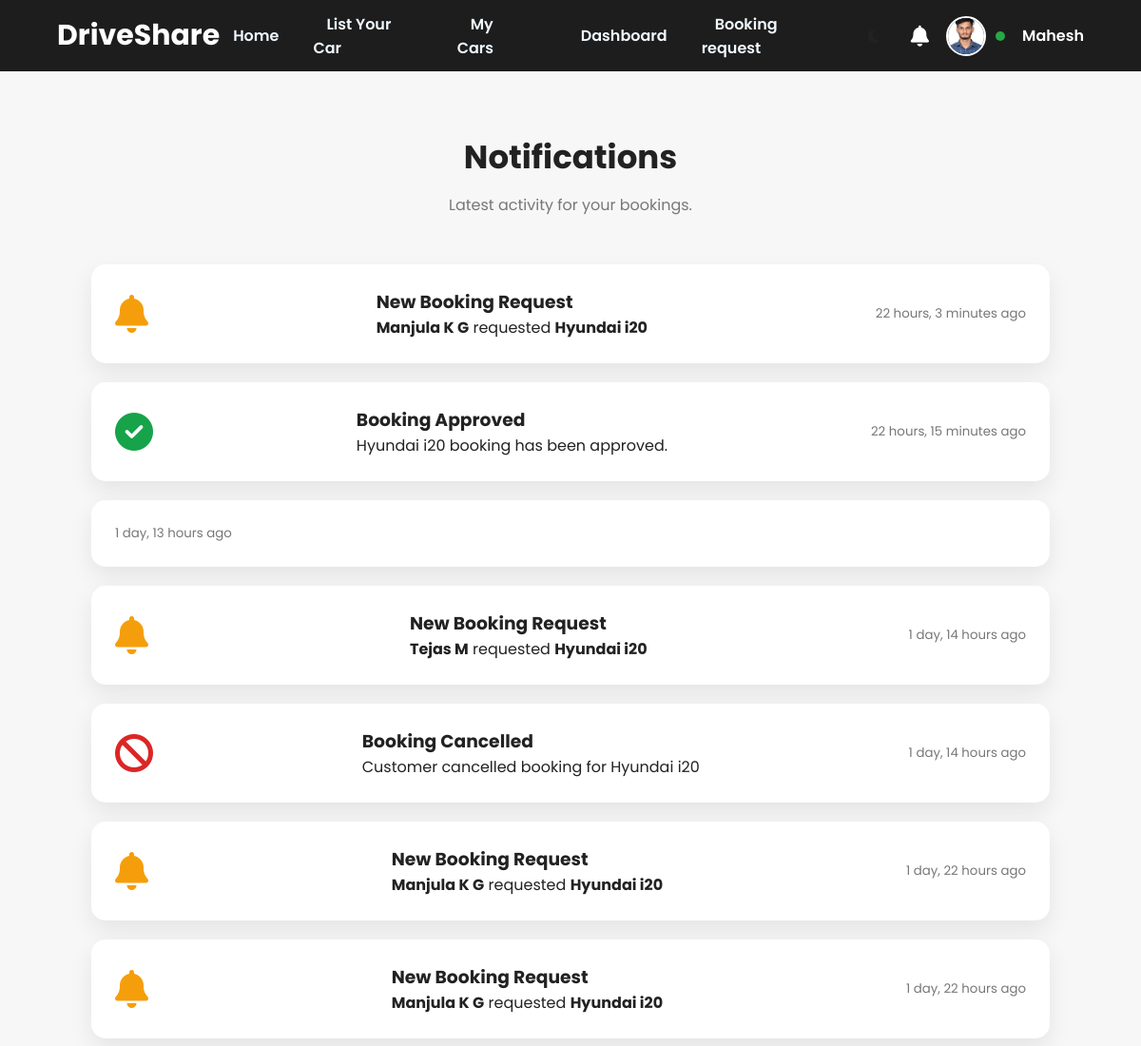
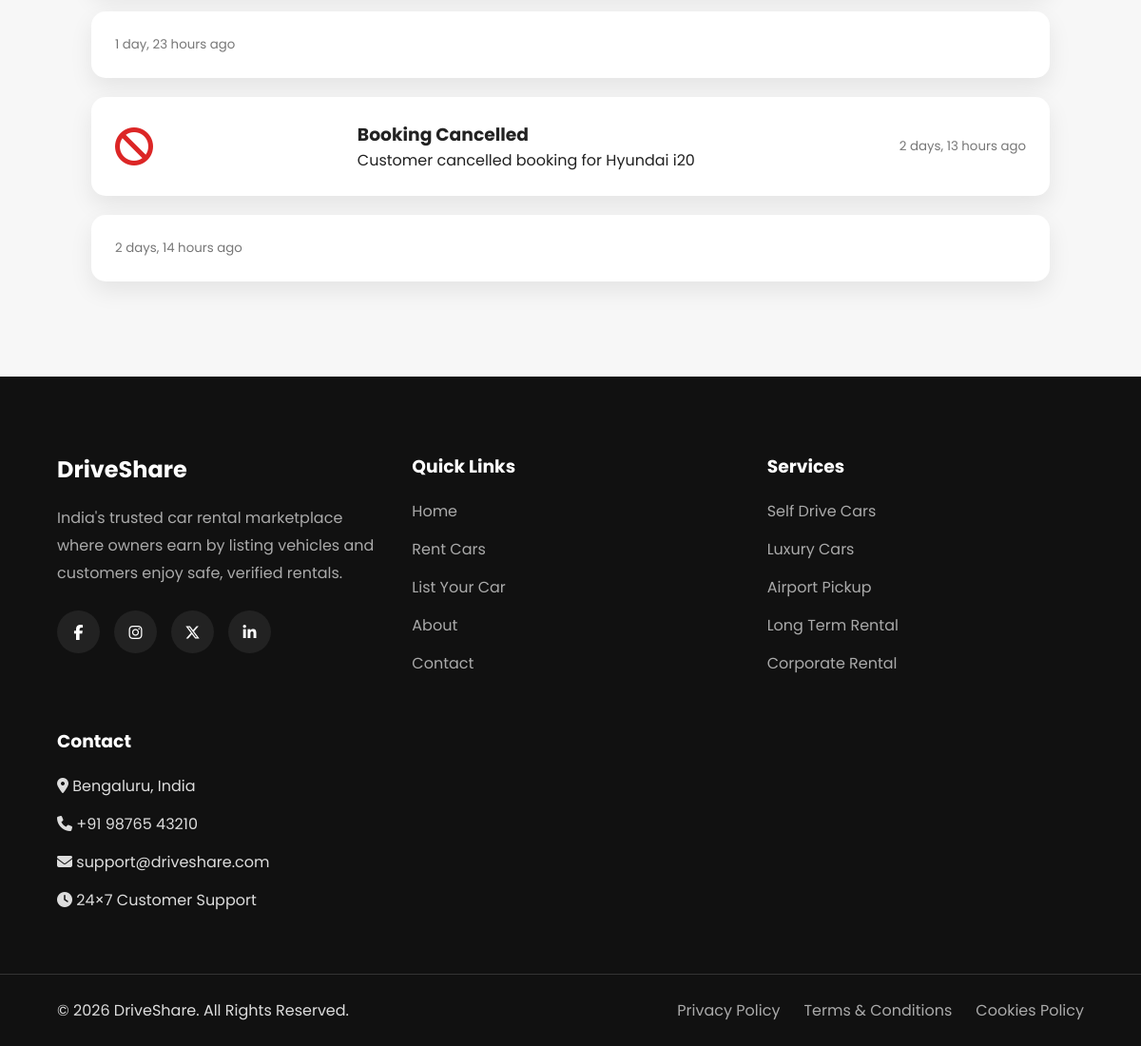
/bookings/owner-notifications/ (signed in), run on the app's committed database (2 pictures, top to bottom).
### accounts/models.py (models this page shows, shortened)
class CustomUser(AbstractUser):
    USER_TYPES = (
        ('customer', 'Customer'),
        ('owner', 'Car Owner'),
        ('admin', 'Admin'),
    )
    user_type = models.CharField(
        max_length=20,
        choices=USER_TYPES,
        default='customer'
    )
    phone_number = models.CharField(
        max_length=15,
        blank=True
    )
    profile_picture = models.ImageField(
        upload_to='profile_pictures/',
        blank=True,
        null=True
    )

### bookings/models.py (models this page shows, shortened)
class Booking(models.Model):
    STATUS_CHOICES = (
        ("Pending", "Pending"),
        ("Approved", "Approved"),
        ("Rejected", "Rejected"),
        ("Cancelled", "Cancelled"),
        ("Completed", "Completed"),
    )
    customer = models.ForeignKey(
        CustomUser,
        on_delete=models.CASCADE,
        related_name="customer_bookings"
    )
    car = models.ForeignKey(
        Car,
        on_delete=models.CASCADE,
        related_name="bookings"
    )
    start_date = models.DateField()
    end_date = models.DateField()
    total_days = models.PositiveIntegerField()
    total_amount = models.DecimalField(
        max_digits=10,
        decimal_places=2
    )
    booking_status = models.CharField(
        max_length=20,
        choices=STATUS_CHOICES,
        default="Pending"
    )
    customer_message = models.TextField(
        blank=True
    )
    owner_message = models.TextField(
        blank=True
    )
    booked_at = models.DateTimeField(
        auto_now_add=True
    )
    updated_at = models.DateTimeField(
        auto_now=True
    )
    approved_at = models.DateTimeField(
    null=True,
    blank=True
)
    completed_at = models.DateTimeField(
    null=True,
    blank=True
)

### cars/models.py (models this page shows, shortened)
class Car(models.Model):
    FUEL_TYPES = [
        ("Petrol", "Petrol"),
        ("Diesel", "Diesel"),
        ("Electric", "Electric"),
        ("Hybrid", "Hybrid"),
        ("CNG", "CNG"),
    ]
    TRANSMISSION_TYPES = [
        ("Manual", "Manual"),
        ("Automatic", "Automatic"),
    ]
    STATUS_CHOICES = [
        ("Pending", "Pending"),
        ("Approved", "Approved"),
        ("Rejected", "Rejected"),
    ]
    owner = models.ForeignKey(
        CustomUser,
        on_delete=models.CASCADE,
        related_name="cars"
    )
    title = models.CharField(max_length=150)
    brand = models.CharField(max_length=100)
    model = models.CharField(max_length=100)
    year = models.PositiveIntegerField()
    color = models.CharField(max_length=50)
    seats = models.PositiveIntegerField()
    fuel_type = models.CharField(
        max_length=20,
        choices=FUEL_TYPES
    )
    transmission = models.CharField(
        max_length=20,
        choices=TRANSMISSION_TYPES
    )
    price_per_day = models.DecimalField(
        max_digits=10,
        decimal_places=2
    )
    city = models.CharField(max_length=100)
    description = models.TextField()
    is_available = models.BooleanField(default=True)
    approval_status = models.CharField(
        max_length=20,
        choices=STATUS_CHOICES,
        default="Pending"
    )
    rejection_reason = models.TextField(
    blank=True,
    null=True
)
    created_at = models.DateTimeField(auto_now_add=True)
    updated_at = models.DateTimeField(auto_now=True)

### bookings/views.py (the view)
@login_required
@owner_required
def owner_notifications(request):
    notifications = Booking.objects.filter(
        car__owner=request.user
    ).select_related(
        "customer",
        "car"
    ).order_by("-booked_at")
    return render(
        request,
        "bookings/owner_notifications.html",
        {
            "notifications": notifications,
        }
    )

### notifications/context_processors.py (called while the page is built)
def notification_count(request):
    if request.user.is_authenticated:
        return {
            "notification_count":
            request.user.notifications.filter(
                is_read=False
            ).count()
        }
    return {
        "notification_count": 0
    }

### templates/bookings/owner_notifications.html (shortened to what this page needs)
{% extends "base.html" %}
{% block content %}
<section class="notifications-page">
    <div class="page-header">
        <h1>Notifications</h1>
        <p>Latest activity for your bookings.</p>
    </div>
    {% if notifications %}
        {% for booking in notifications %}
        <div class="notification-card">
            {% if booking.booking_status == "Pending" %}
                <i class="fas fa-bell text-warning"></i>
                <div>
                    <h3>New Booking Request</h3>
                    <p>
                        <strong>{{ booking.customer.get_full_name|default:booking.customer.username }}</strong>
                        requested
                        <strong>{{ booking.car.title }}</strong>
                    </p>
                </div>
            {% elif booking.booking_status == "Approved" %}
                <i class="fas fa-check-circle text-success"></i>
                <div>
                    <h3>Booking Approved</h3>
                    <p>
                        {{ booking.car.title }} booking has been approved.
                    </p>
                </div>
            {% elif booking.booking_status == "Cancelled" %}
                <i class="fas fa-ban text-danger"></i>
                <div>
                    <h3>Booking Cancelled</h3>
                    <p>
                        Customer cancelled booking for
                        {{ booking.car.title }}
                    </p>
                </div>
            {% endif %}
            <small>
                {{ booking.booked_at|timesince }} ago
            </small>
        </div>
        {% endfor %}
    {% else %}
        <div class="empty-booking">
            <h2>No notifications yet.</h2>
        </div>
    {% endif %}
</section>
{% endblock %}

### templates/navbar.html (shortened to what this page needs)
<nav class="navbar">
    <div class="logo">
        <a href="/">DriveShare</a>
    </div>
    <ul class="nav-links">
    <li>
    <a href="/"
       class="{% if request.path == '/' %}active{% endif %}">
        Home
    </a>
</li>
    {% if user.is_authenticated %}
        {% if user.user_type == "customer" %}
            <li>
    <a href="{% url 'browse_cars' %}"
       class="{% if '/cars/' in request.path %}active{% endif %}">
        Rent Cars
    </a>
</li>
<li>
    <a href="{% url 'my_bookings' %}"
       class="{% if '/bookings/' in request.path %}active{% endif %}">
        My Bookings
    </a>
</li>
<li>
    <a href="{% url 'customer_dashboard' %}"
       class="{% if request.path == '/dashboard/customer/' %}active{% endif %}">
        Dashboard
    </a>
</li>
<li>
    <a href="{% url 'wishlist' %}" class="{% if request.path == '/cars/wishlist/' %}active{% endif %}">
        <i class="fas fa-heart"></i>
        Wishlist
{% if user.is_authenticated and user.user_type == "customer" %}
<span class="wishlist-count">
{{ user.wishlist_items.count }}
</span>
{% endif %}
    </a>
</li>
        {% elif user.user_type == "owner" %}
            <li>
    <a href="{% url 'add_car' %}"
       class="{% if '/cars/add/' in request.path %}active{% endif %}">
        List Your Car
    </a>
</li>
<li>
    <a href="{% url 'my_cars' %}"
       class="{% if '/cars/my/' in request.path %}active{% endif %}">
        My Cars
    </a>
</li>
<li>
    <a href="{% url 'owner_dashboard' %}"
       class="{% if request.path == '/dashboard/owner/' %}active{% endif %}">
        Dashboard
    </a>
</li>
<li>
    <a href="{% url 'owner_bookings' %}"
       class="{% if request.path == '/bookings/owner-bookings/' %}active{% endif %}">
        Booking request
    </a>
</li>
        {% endif %}
    {% else %}
        <li><a href="{% url 'browse_cars' %}">Rent Car</a></li>
        <li><a href="{% url 'signup' %}">List Your Car</a></li>
        <li><a href="{% url 'about' %}">About</a></li>
        <li><a href="{% url 'contact' %}">Contact</a></li>
    {% endif %}
</ul>
   <div class="auth-buttons">
{% if user.is_authenticated %}
    <div class="theme-toggle" id="themeToggle">
        <i class="fas fa-moon"></i>
    </div>
    <div class="notification-icon">
        <a href="{% url 'notifications' %}">
            <i class="fas fa-bell"></i>
        </a>
    </div>
    <div class="user-profile" id="userProfile">
        {% if user.profile_picture %}
            <img src="{{ user.profile_picture.url }}" class="nav-profile-img">
        {% else %}
            {% load static %}
        {% endif %}
        {% if user.user_type == "customer" %}
            {% if user.customer_profile.verification_status == "Approved" %}
                <span class="status-dot approved"></span>
            {% elif user.customer_profile.verification_status == "Pending" %}
                <span class="status-dot pending"></span>
            {% else %}
                <span class="status-dot rejected"></span>
            {% endif %}
        {% elif user.user_type == "owner" %}
            {% if user.owner_profile.verification_status == "Approved" %}
                <span class="status-dot approved"></span>
            {% elif user.owner_profile.verification_status == "Pending" %}
                <span class="status-dot pending"></span>
            {% else %}
                <span class="status-dot rejected"></span>
            {% endif %}
        {% endif %}
        <span class="user-name">
            {{ user.first_name }}
        </span>
    </div>
{% endif %}
</div>
</nav>

### static/css/style.css (style rules this page uses)
* { margin:0; padding:0; box-sizing:border-box; font-family:'Poppins',sans-serif; }
* { transition: color .25s ease, background-color .25s ease, border-color .25s ease, box-shadow .25s ease, transform .25s ease; }
html { scroll-behavior:smooth; }
body { background:#f7f7f7; color:#222; }
a { text-decoration:none; }
ul { list-style:none; }
button, a { transition:.3s; }
.page-header { text-align:center; margin-bottom:40px; }
.page-header h1 { font-size:34px; color:#222; margin-bottom:12px; }
.page-header p { color:#777; font-size:16px; }

### static/css/navbar.css (style rules this page uses)
.navbar { position:fixed; top:0; left:0; width:100%; height:75px; padding:0 40px; display:flex; justify-content:space-between; align-items:center; background:rgba(17,17,17,.95); backdrop-filter:blur(12px); z-index:9999; }
.navbar { transition: background .35s ease, box-shadow .35s ease, padding .35s ease; }
.logo a { font-size:30px; font-weight:700; color:white; }
.nav-links { display:flex; align-items:center; gap:22px; list-style:none; margin:0; padding:0; }
.nav-links a { color:aliceblue; font-size:16px; font-weight:600; text-decoration:none; padding:8px 14px; border-radius:8px; transition:.3s; }
.auth-buttons { display:flex; align-items:center; gap:18px; flex-shrink:0; }
.user-profile { position:relative; display:flex; align-items:center; gap:10px; cursor:pointer; }
.nav-profile-img { width:42px; height:42px; border-radius:50%; object-fit:cover; border:2px solid white; }
.user-name { color:white; font-weight:600; white-space:nowrap; }
.notification-icon { position:relative; display:flex; align-items:center; justify-content:center; }
.notification-icon a { color:#fff; font-size:22px; text-decoration:none; position:relative; display:flex; align-items:center; justify-content:center; }
.notification-icon i { transition:.3s; }
.status-dot { width:10px; height:10px; border-radius:50%; display:inline-block; margin-right:8px; }
.status-dot.approved { background:#28a745; }
.nav-profile-img { transition:all .3s ease; }
.notification-icon i { transition:all .3s ease; }
.theme-toggle { width:42px; height:42px; display:flex; align-items:center; justify-content:center; border-radius:50%; cursor:pointer; transition:.3s; }
.theme-toggle i { transition:.3s; }
.notification-card { display:flex; align-items:flex-start; gap:20px; background:#fff; border-radius:12px; padding:20px; margin-bottom:20px; box-shadow:0 5px 15px rgba(0,0,0,.08); transition:.3s; }

### static/css/responsive.css (style rules this page uses)
@media (max-width:1200px) { .navbar { padding:18px 5%; } }

### static/css/bookings.css (style rules this page uses)
.page-header { text-align:center; margin-bottom:50px; }
.approved { background:#16a34a; }
.notifications-page { padding:140px 8% 80px; min-height:100vh; }
.notification-card { display:flex; align-items:center; justify-content:space-between; gap:20px; background:#fff; padding:25px; margin-bottom:20px; border-radius:15px; box-shadow:0 10px 25px rgba(0,0,0,.08); transition:.3s; }
.notification-card i { font-size:40px; }
.text-warning { color:#f59e0b; }
.text-success { color:#16a34a; }
.text-danger { color:#dc2626; }
.notification-card small { color:#777; }

### data on the page
CustomUser: profile_picture (picture), first_name "Mahesh"
Booking: customer.get_full_name "Manjula K G", car "Hyundai i20", booked_at "22 hours, 3 minutes"
Booking: car "Hyundai i20", booked_at "22 hours, 15 minutes"
Booking: booked_at "1 day, 13 hours"
Booking: customer.get_full_name "Tejas M", car "Hyundai i20", booked_at "1 day, 14 hours"
Booking: car "Hyundai i20", booked_at "1 day, 14 hours"
Booking: customer.get_full_name "Manjula K G", car "Hyundai i20", booked_at "1 day, 22 hours"
Booking: customer.get_full_name "Manjula K G", car "Hyundai i20", booked_at "1 day, 22 hours"
Booking: booked_at "1 day, 23 hours"
Booking: car "Hyundai i20", booked_at "2 days, 13 hours"
Booking: booked_at "2 days, 14 hours"
